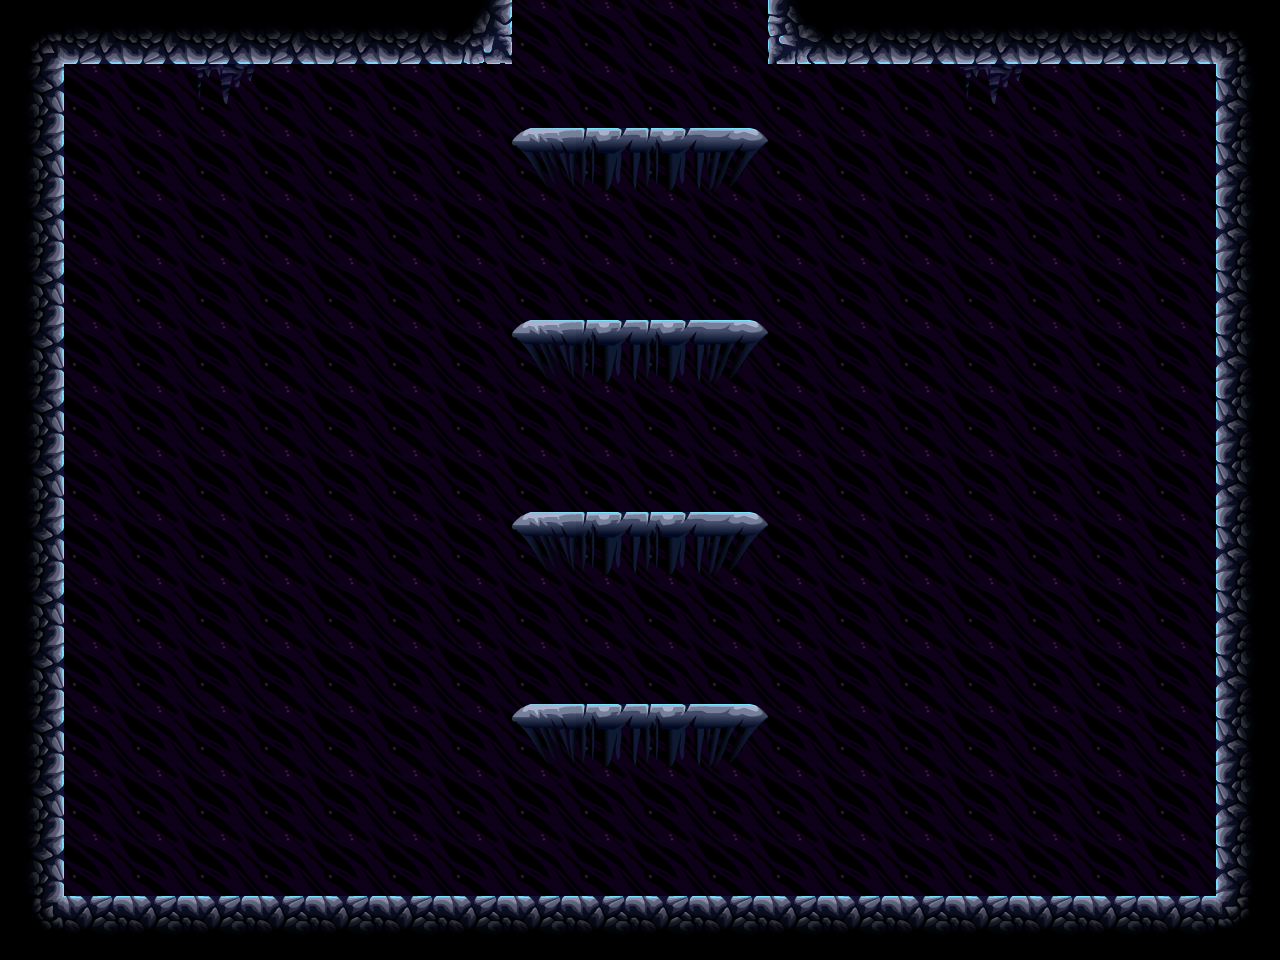

Tiled map render using the project's own tile images. Description and the map definition, with tile-layer contents summarised, below:
An orthogonal 20x15 tile map with 64x64 px tiles, 3 tile layers (Background, bg2, Level) and 8 objects (7x spawner, door).

<map version="1.0" orientation="orthogonal" width="20" height="15" tilewidth="64" tileheight="64">
 <tileset firstgid="1" name="tiles" tilewidth="64" tileheight="64">
  <image source="../../images/tilesets/cave1.png" width="512" height="1024" />
  <terraintypes>
   <terrain name="crossable" tile="13" />
   <terrain name="crossable" tile="14" />
   <terrain name="crossable" tile="15" />
  </terraintypes>
 </tileset>
 <layer name="Background" width="20" height="15">
  <properties>
   <property name="nocollide" value="true" />
   <property name="tileset" value="tiles" />
  </properties>
  <data>[300 cells, 300 non-empty, 1 distinct tile ids]</data>
 </layer>
 <layer name="bg2" width="20" height="15">
  <properties>
   <property name="nocollide" value="true" />
   <property name="tileset" value="tiles" />
  </properties>
  <data>[300 cells, 2 non-empty, 1 distinct tile ids]</data>
 </layer>
 <layer name="Level" width="20" height="15">
  <properties>
   <property name="tileset" value="tiles" />
  </properties>
  <data>[300 cells, 78 non-empty, 13 distinct tile ids]</data>
 </layer>
 <objectgroup name="doors" width="20" height="15">
  <object name="door" type="door" gid="19" x="512" y="64">
   <properties>
    <property name="direction" value="up" />
   </properties>
  </object>
 </objectgroup>
 <objectgroup name="spawners" width="20" height="15">
  <object name="spawner" type="spawner" gid="35" x="970" y="493">
   <properties>
    <property name="enemy" value="f" />
   </properties>
  </object>
  <object name="spawner" type="spawner" gid="35" x="614" y="497">
   <properties>
    <property name="enemy" value="w" />
   </properties>
  </object>
  <object name="spawner" type="spawner" gid="35" x="606" y="682">
   <properties>
    <property name="enemy" value="w" />
   </properties>
  </object>
  <object name="spawner" type="spawner" gid="35" x="611" y="304">
   <properties>
    <property name="enemy" value="w" />
   </properties>
  </object>
  <object name="spawner" type="spawner" gid="35" x="243" y="474">
   <properties>
    <property name="enemy" value="f" />
   </properties>
  </object>
  <object name="spawner" type="spawner" gid="35" x="955" y="834">
   <properties>
    <property name="enemy" value="w" />
   </properties>
  </object>
  <object name="spawner" type="spawner" gid="35" x="302" y="806">
   <properties>
    <property name="enemy" value="w" />
   </properties>
  </object>
 </objectgroup>
</map>
